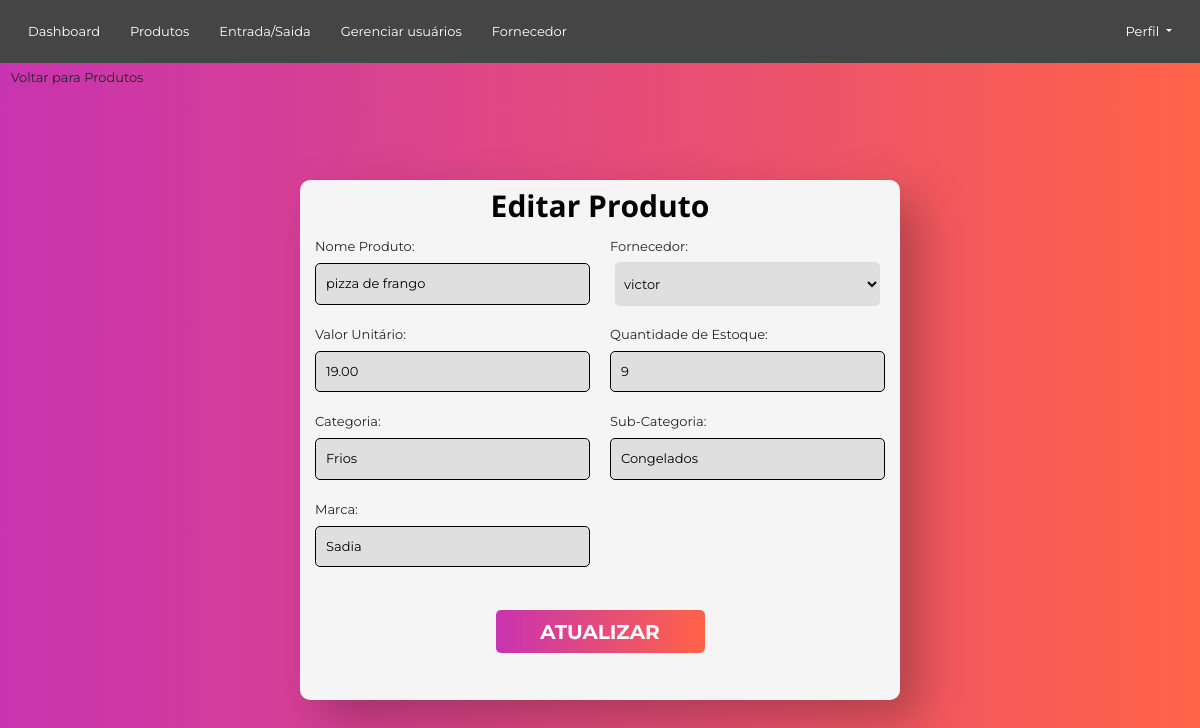
/produtos/editarProdutos/1, run on the app's committed database.
### Produtos/models.py (models this page shows, shortened)
class Produtos(models.Model):
   idProduto = models.AutoField(primary_key=True)
   idFornecedor = models.ForeignKey(Fornecedor,on_delete=models.CASCADE)
   nomeProduto=models.CharField(max_length= 30)
   valorUnit= models.DecimalField(max_digits=10,decimal_places=2)
   qntEstoque =models.IntegerField(default = 1)
   categoria = models.CharField(max_length=15)
   subCategoria=models.CharField(max_length=15)
   marcaProduto=models.CharField(max_length=15)

### Produtos/views.py (the view)
# urls.py: path('editarProdutos/<int:id>',editarProdutos_view, name="editarProdutos_view"),
def editarProdutos_view(request, id):
    if(login_view(request)):
        produto = get_object_or_404(Produtos, idProduto=id)
        fornecedores = Fornecedor.objects.all()
        return render(request, "updateProduto.html", {"produto": produto, "fornecedores": fornecedores})
    else:
         redirect(login_view)

### login/views.py (called while the page is built, shortened)
def login_view(request):
    if request.method == "GET":
        return render(request,'login.html')

### login/templates/login.html (shortened to what this page needs)
{% load static %}

### Produtos/templates/updateProduto.html (shortened to what this page needs)
{% extends 'base.html' %}
{% load static %}
{% block content%}
<link rel="stylesheet" href="{% static 'css/forms.css' %}">
<div class="retangulo">
    <ul>
        <li>
            <a href="{% url 'produtos_view' %}" class="btn btn-transparent">Voltar para Produtos</a>
        </li>
    </ul>
</div>
<div class="retangulo_Editar">
    <div class="title_Editar">Editar Produto</div>
        <form action="{% url 'updateProdutos_view' produto.idProduto %}" class="editar-form" method="POST">
            <div class="form-group">
                <div class="form-control_campos">
                    <label for="nomeProduto">Nome Produto:</label>
                    <input type="text" id="nomeProduto" name="nomeProduto" value="{{produto.nomeProduto}}">
                </div>
                <div class="Select-Fornecedor">
                    <label class="form-label" for="fornecedor">Fornecedor:</label>
                    <select class="idFornecedor" id="idFornecedor" name="idFornecedor">
                        {% for fornecedor in fornecedores %}
                            <option value="{{ fornecedor.idFornecedor }}">{{ fornecedor.nomeFornecedor }}</option>
                        {% endfor %}
                </select>
                </div>
                <div class="form-control_campos">
                    <label for="valorUnit">Valor Unitário:</label>
                    <input type="text" id="valorUnit" name="valorUnit" value="{{produto.valorUnit}}">
                </div>
                <div class="form-control_campos">
                    <label for="qntEstoque">Quantidade de Estoque:</label>
                    <input type="text" id="qntEstoque" name="qntEstoque" value="{{produto.qntEstoque}}">
                </div>
                <div class="form-control_campos">
                    <label for="categoria">Categoria:</label>
                    <input type="text" id="categoria" name="categoria" value="{{produto.categoria}}">
                </div>
                <div class="form-control_campos">
                    <label for="subCategoria">Sub-Categoria:</label>
                    <input type="text" id="subCategoria" name="subCategoria" value="{{produto.subCategoria}}">
                </div class="form-control_campos">
                <div class="form-control_campos">
                    <label for="marcaProduto">Marca:</label>
                    <input type="text" id="marcaProduto" name="marcaProduto" value="{{produto.marcaProduto}}">
                </div>
            </div>
            <button type="submit" class="btn-submit">Atualizar</button>
        </form>
    </div>
{% endblock %}

### Static/css/base.css (style rules this page uses)
* { margin:auto; padding: 0; box-sizing: border-box; font-family: 'Open Sans', sans-serif; font-size: 15px ; outline: none; }

### Static/css/forms.css (style rules this page uses)
* { margin: 0px; font-family: 'Montserrat', sans-serif; font-size: 13px; }
body { background: linear-gradient(to right, rgba(200, 51, 176), rgba(255, 99, 71)); }
.title_Editar { position: absolute; top: 1%; left: 50%; transform: translateX(-50%); flex-shrink: 0; color: #000; text-align: center; font-family: Open Sans; font-size: 30px; font-style: normal; font-weight: 700; line-height: normal; }
.retangulo_Editar { width: 600px; height: 520px; background-color: #F5F5F5; filter: drop-shadow(20px 20px 23px rgba(0, 0, 0, 0.25)); border-radius: 10px; position: absolute; top: 55%; left: 50%; transform: translate(-50%, -50%); z-index: -1; display: flex; align-items: center; flex-direction: column; flex-wrap: nowrap; justify-content: center; }
.editar-form { padding: 5px; border-radius: 10px; width: 100%; height: 100%; display: flex; align-items: center; flex-wrap: wrap; align-content: center; flex-direction: column; justify-content: center; }
.form-group { height: auto; display: flex; align-items: flex-start; justify-content: flex-start; flex-wrap: wrap; flex-direction: space-between; }
.form-control_campos { width: calc(50% - 10px); padding: 5px; margin: 5px; box-sizing: border-box; border: none; position: relative; }
.form-control_campos input { width: 100%; padding: 10px; box-sizing: border-box; border: 1.5px solid #000; background: rgba(222, 222, 222, 0.93); border-radius: 5px; font-family: 'Montserrat', sans-serif; }
.btn-submit { width: 209px; height: 43px; margin-top: 20px; border-radius: 5px; font-size: 20px; font-weight: bold; background-image: linear-gradient(to right, rgba(200, 51, 176), rgba(255, 99, 71)); border: none; cursor: pointer; text-transform: uppercase; color: #FFFF; display: block; margin-left: auto; margin-right: auto; }
label { display: inline-block; margin-bottom: 0.5rem; }
.idFornecedor { width: calc(100% - 10px); height: 44px; padding: 5px; margin: 5px; box-sizing: border-box; border: none; position: relative; }
.form-label { display: inline-block; width: 150px; margin-bottom: auto; }
.Select-Fornecedor { width: 275px; height: 67.500px; margin: auto; }
select { background-color:rgba(222, 222, 222, 0.93); border-radius: 5px; }

### data on the page
Produtos: nomeProduto "pizza de frango", valorUnit "19.00", qntEstoque "9", categoria "Frios", subCategoria "Congelados", marcaProduto "Sadia"

### other printed values
form field idFornecedor "victor"
